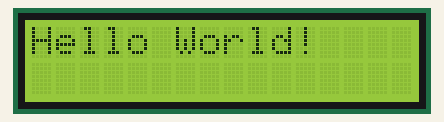
The sketch below on a simulated Arduino Uno, built with avr-gcc and run on an emulated ATmega328P. Shown: 16×2 character LCD.

Above: at 0.1 s.
At 1.1 s:
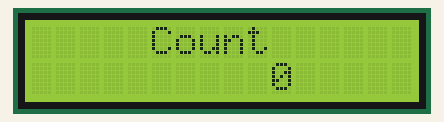
At 10.2 s:
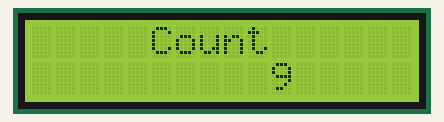
At 19.3 s:
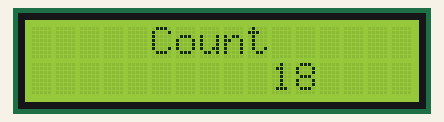
At 28.4 s:
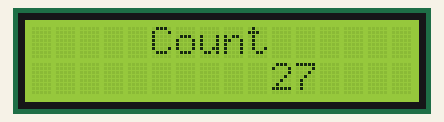
At 38.5 s:
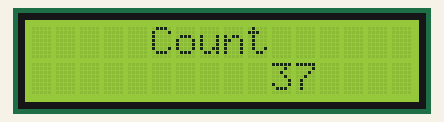

Measured:
- what the display in image 1 shows lasts 1.0 s, from 1.1 s to 2.1 s

The sketch:

LCD.ino
```cpp
#include <LiquidCrystal_I2C.h>
LiquidCrystal_I2C lcd(0x3F, 16, 2);
int count = 0;

void setup()
{
  lcd.begin();
  lcd.backlight();
  lcd.print("Hello World!");
  lcd.setCursor(0,1);
  delay(1000);
}
void loop()
{
  lcd.clear();
  lcd.setCursor(5,0);
  lcd.print("Count");
  lcd.setCursor(10,1);
  lcd.print(count);
  count = count + 1;
  delay(1000);
}
```
